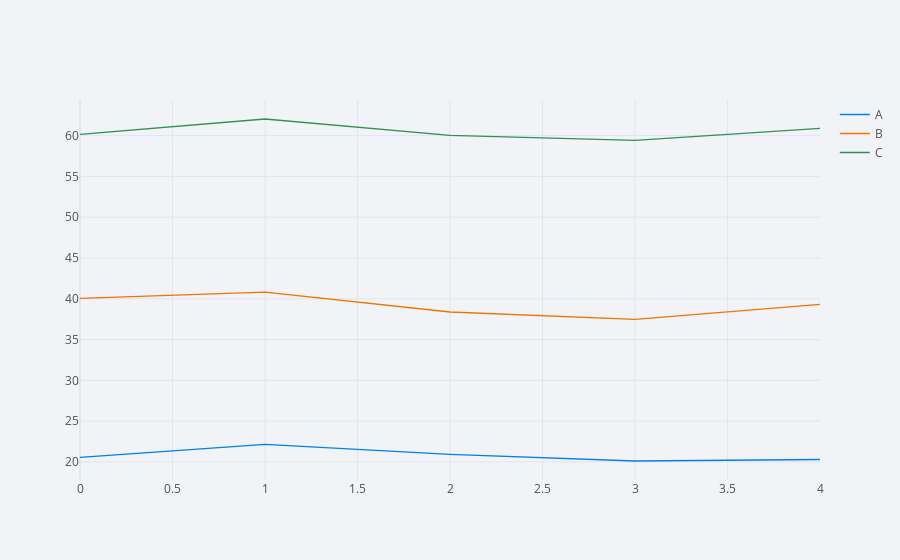

The notebook cell saved with this chart:
### Code cell
df1.iplot(kind='area')

### Figure 1 — Plotly figure (JSON) as saved in the notebook; plotly's stock layout.template omitted (floating-point values rounded to 4 significant figures)
{"data": [{"line": {"color": "rgba(0, 128, 240, 1.0)", "dash": "solid", "shape": "linear", "width": 1.3}, "mode": "lines", "name": "A", "text": "", "type": "scatter", "x": [0, 1, 2, 3, 4], "y": [20.56, 22.14, 20.93, 20.11, 20.3]}, {"line": {"color": "rgba(238, 118, 0, 1.0)", "dash": "solid", "shape": "linear", "width": 1.3}, "mode": "lines", "name": "B", "text": "", "type": "scatter", "x": [0, 1, 2, 3, 4], "y": [40.05, 40.82, 38.38, 37.47, 39.32]}, {"line": {"color": "rgba(48, 144, 84, 1.0)", "dash": "solid", "shape": "linear", "width": 1.3}, "mode": "lines", "name": "C", "text": "", "type": "scatter", "x": [0, 1, 2, 3, 4], "y": [60.16, 62.04, 60.03, 59.41, 60.88]}], "layout": {"legend": {"bgcolor": "#F2F3F7", "font": {"color": "#505050"}}, "paper_bgcolor": "#F2F3F7", "plot_bgcolor": "#F2F3F7", "title": {"font": {"color": "#484848"}}, "xaxis": {"gridcolor": "#E1E5ED", "showgrid": true, "tickfont": {"color": "#505050"}, "title": {"font": {"color": "#505050"}, "text": ""}, "zerolinecolor": "#E1E5ED"}, "yaxis": {"gridcolor": "#E1E5ED", "showgrid": true, "tickfont": {"color": "#505050"}, "title": {"font": {"color": "#505050"}, "text": ""}, "zerolinecolor": "#E1E5ED"}}}
